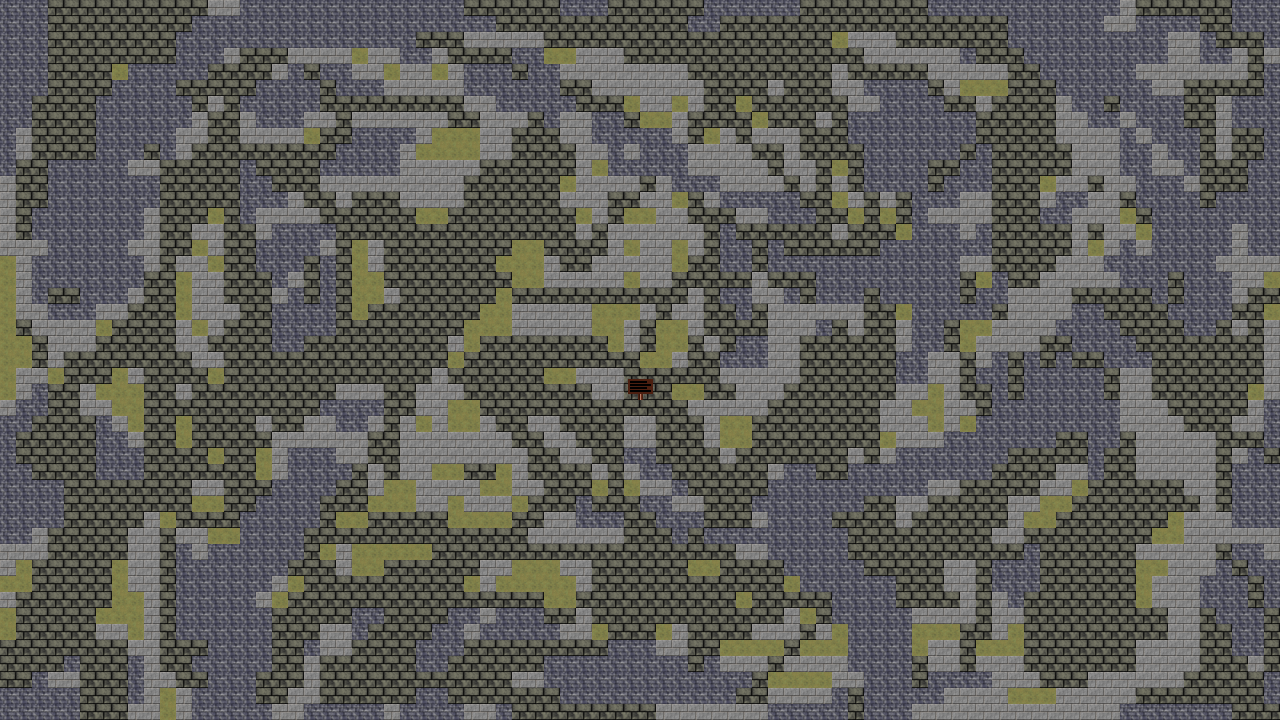

The image is a tile-based game level rendered from a .tmx file. Its description and source (layers, tilesets, objects; grid data summarised) follow:
An orthogonal 80x45 tile map with 16x16 px tiles, 3 tile layers (Calque de Tuiles 3, Calque de Tuiles 2, Calque de Tuiles 1), 5 tilesets.

<map version="1.10" tiledversion="1.12.2" orientation="orthogonal" renderorder="right-down" width="80" height="45" tilewidth="16" tileheight="16" infinite="0" nextlayerid="4" nextobjectid="1">
 <tileset firstgid="1" name="pancarte_32x32_acajou_pied_texture" tilewidth="32" tileheight="32" tilecount="1" columns="1">
  <image source="pancarte_32x32_acajou_pied_texture.png" width="32" height="32" />
 </tileset>
 <tileset firstgid="2" name="Brick_07-128x128" tilewidth="16" tileheight="16" tilecount="1" columns="1">
  <image source="Texture sol/128x128/converted_16px/Brick/Brick_07-128x128.png" width="16" height="16" />
 </tileset>
 <tileset firstgid="3" name="Brick_11-128x128" tilewidth="16" tileheight="16" tilecount="1" columns="1">
  <image source="Texture sol/128x128/converted_16px/Brick/Brick_11-128x128.png" width="16" height="16" />
 </tileset>
 <tileset firstgid="4" name="Brick_19-128x128" tilewidth="16" tileheight="16" tilecount="1" columns="1">
  <image source="Texture sol/128x128/converted_16px/Brick/Brick_19-128x128.png" width="16" height="16" />
 </tileset>
 <tileset firstgid="5" name="Dirt_19-128x128" tilewidth="16" tileheight="16" tilecount="1" columns="1">
  <image source="Texture sol/128x128/converted_16px/Dirt/Dirt_19-128x128.png" width="16" height="16" />
 </tileset>
 <layer id="3" name="Calque de Tuiles 3" width="80" height="45">
  <data>[3600 cells, 3600 non-empty, 1 distinct tile ids]</data>
 </layer>
 <layer id="2" name="Calque de Tuiles 2" width="80" height="45">
  <data>[3600 cells, 3357 non-empty, 3 distinct tile ids]</data>
 </layer>
 <layer id="1" name="Calque de Tuiles 1" width="80" height="45">
  <data>[3600 cells, 1 non-empty, 1 distinct tile ids]</data>
 </layer>
</map>
